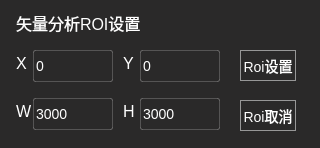
<?xml version="1.0" encoding="UTF-8"?>
<ui version="4.0">
 <class>AnalysisRoiClass</class>
 <widget class="QDialog" name="AnalysisRoiClass">
  <property name="geometry">
   <rect>
    <x>0</x>
    <y>0</y>
    <width>320</width>
    <height>148</height>
   </rect>
  </property>
  <property name="windowTitle">
   <string>AnalysisRoi</string>
  </property>
  <property name="styleSheet">
   <string notr="true">
QPushButton{
font-size: 14px;
font-family: &quot;Microsoft YaHei UI Light&quot;;
font-weight: 400;
color: #FFFFFF;
line-height: 17px;
border: 1px solid #979797;
}


QPushButton:disabled {
font-size: 14px;
font-family: &quot;Microsoft YaHei UI Light&quot;;
font-weight: 400;
color: #656565;
line-height: 17px;
border: 1px solid #979797;
}

QLabel{
font-size: 16px;
font-family: &quot;Microsoft YaHei UI Light&quot;;

font-weight: 400;
color: #FFFFFF;
line-height: 22px;

}



QLineEdit:focus { border-radius: 2px; border: 2px solid rgba(60,154,232,0.2); }
QLineEdit { border-radius: 2px; border: 1px solid rgba(255,255,255,0.2); }
QLineEdit { font-size: 14px; font-family: &quot;Microsoft YaHei UI Light&quot;;
 font-weight: 400; color: rgba(255,255,255,0.3); line-height: 22px; }

QWidget{
background: #060606;
}</string>
  </property>
  <widget class="QGroupBox" name="groupBox_AnalyRoiSetting">
   <property name="enabled">
    <bool>true</bool>
   </property>
   <property name="geometry">
    <rect>
     <x>0</x>
     <y>0</y>
     <width>320</width>
     <height>150</height>
    </rect>
   </property>
   <property name="styleSheet">
    <string notr="true">border: none;background-color: rgb(42, 41, 41); color:white;</string>
   </property>
   <property name="title">
    <string/>
   </property>
   <property name="checkable">
    <bool>false</bool>
   </property>
   <widget class="QLabel" name="label_5">
    <property name="geometry">
     <rect>
      <x>16</x>
      <y>55</y>
      <width>16</width>
      <height>16</height>
     </rect>
    </property>
    <property name="styleSheet">
     <string notr="true">font-size: 16px;
font-family: &quot;Microsoft YaHei UI Light&quot;;
font-weight: 400;
color: #FFFFFF;
line-height: 22px;</string>
    </property>
    <property name="text">
     <string>X</string>
    </property>
   </widget>
   <widget class="QLineEdit" name="lineEdit_AnalyRoiX">
    <property name="enabled">
     <bool>true</bool>
    </property>
    <property name="geometry">
     <rect>
      <x>33</x>
      <y>50</y>
      <width>80</width>
      <height>32</height>
     </rect>
    </property>
    <property name="styleSheet">
     <string notr="true">QLineEdit:focus { border-radius: 2px; border: 2px solid rgba(60,154,232,1); }
QLineEdit { border-radius: 2px; border: 1px solid rgba(255,255,255,0.2); }
QLineEdit { font-size: 14px; font-family: &quot;Microsoft YaHei UI Light&quot;;
 font-weight: 400; color: rgba(255,255,255,1); line-height: 22px; }</string>
    </property>
    <property name="text">
     <string>0</string>
    </property>
   </widget>
   <widget class="QLabel" name="label_18">
    <property name="geometry">
     <rect>
      <x>123</x>
      <y>55</y>
      <width>16</width>
      <height>16</height>
     </rect>
    </property>
    <property name="styleSheet">
     <string notr="true">font-size: 16px;
font-family: &quot;Microsoft YaHei UI Light&quot;;
font-weight: 400;
color: #FFFFFF;
line-height: 22px;</string>
    </property>
    <property name="text">
     <string>Y</string>
    </property>
   </widget>
   <widget class="QLineEdit" name="lineEdit_AnalyRoiY">
    <property name="enabled">
     <bool>true</bool>
    </property>
    <property name="geometry">
     <rect>
      <x>140</x>
      <y>50</y>
      <width>80</width>
      <height>32</height>
     </rect>
    </property>
    <property name="styleSheet">
     <string notr="true">QLineEdit:focus { border-radius: 2px; border: 2px solid rgba(60,154,232,1); }
QLineEdit { border-radius: 2px; border: 1px solid rgba(255,255,255,0.2); }
QLineEdit { font-size: 14px; font-family: &quot;Microsoft YaHei UI Light&quot;;
 font-weight: 400; color: rgba(255,255,255,1); line-height: 22px; }</string>
    </property>
    <property name="text">
     <string>0</string>
    </property>
   </widget>
   <widget class="QLabel" name="label_20">
    <property name="geometry">
     <rect>
      <x>16</x>
      <y>103</y>
      <width>16</width>
      <height>16</height>
     </rect>
    </property>
    <property name="styleSheet">
     <string notr="true">font-size: 16px;
font-family: &quot;Microsoft YaHei UI Light&quot;;
font-weight: 400;
color: #FFFFFF;
line-height: 22px;</string>
    </property>
    <property name="text">
     <string>W</string>
    </property>
   </widget>
   <widget class="QLineEdit" name="lineEdit_AnalyRoiW">
    <property name="geometry">
     <rect>
      <x>33</x>
      <y>98</y>
      <width>80</width>
      <height>32</height>
     </rect>
    </property>
    <property name="styleSheet">
     <string notr="true">QLineEdit:focus { border-radius: 2px; border: 2px solid rgba(60,154,232,1); }
QLineEdit { border-radius: 2px; border: 1px solid rgba(255,255,255,0.2); }
QLineEdit { font-size: 14px; font-family: &quot;Microsoft YaHei UI Light&quot;;
 font-weight: 400; color: rgba(255,255,255,1); line-height: 22px; }</string>
    </property>
    <property name="text">
     <string>3000</string>
    </property>
   </widget>
   <widget class="QLabel" name="label_21">
    <property name="geometry">
     <rect>
      <x>123</x>
      <y>103</y>
      <width>16</width>
      <height>16</height>
     </rect>
    </property>
    <property name="styleSheet">
     <string notr="true">font-size: 16px;
font-family: &quot;Microsoft YaHei UI Light&quot;;
font-weight: 400;
color: #FFFFFF;
line-height: 22px;</string>
    </property>
    <property name="text">
     <string>H</string>
    </property>
   </widget>
   <widget class="QLineEdit" name="lineEdit_AnalyRoiH">
    <property name="geometry">
     <rect>
      <x>140</x>
      <y>98</y>
      <width>80</width>
      <height>32</height>
     </rect>
    </property>
    <property name="styleSheet">
     <string notr="true">QLineEdit:focus { border-radius: 2px; border: 2px solid rgba(60,154,232,1); }
QLineEdit { border-radius: 2px; border: 1px solid rgba(255,255,255,0.2); }
QLineEdit { font-size: 14px; font-family: &quot;Microsoft YaHei UI Light&quot;;
 font-weight: 400; color: rgba(255,255,255,1); line-height: 22px; }</string>
    </property>
    <property name="text">
     <string>3000</string>
    </property>
   </widget>
   <widget class="QPushButton" name="pushButton_AnalySetROI">
    <property name="enabled">
     <bool>true</bool>
    </property>
    <property name="geometry">
     <rect>
      <x>240</x>
      <y>50</y>
      <width>56</width>
      <height>31</height>
     </rect>
    </property>
    <property name="styleSheet">
     <string notr="true">QPushButton:Hover
{
	border-radius: 2px;
	border: 1px solid #1765AD;
}
QPushButton:pressed
{
	background: #1765AD;
	border-radius: 2px;
}
QPushButton{
font-size: 14px;
font-family: &quot;Microsoft YaHei UI Light&quot;;
font-weight: 400;
color: #FFFFFF;
line-height: 17px;
border: 1px solid #979797;
}


QPushButton:disabled {
font-size: 14px;
font-family: &quot;Microsoft YaHei UI Light&quot;;
font-weight: 400;
color: #656565;
line-height: 17px;
border: 1px solid #979797;
}
</string>
    </property>
    <property name="text">
     <string>Roi设置</string>
    </property>
    <property name="checkable">
     <bool>true</bool>
    </property>
   </widget>
   <widget class="QLabel" name="label_39">
    <property name="geometry">
     <rect>
      <x>16</x>
      <y>12</y>
      <width>131</width>
      <height>22</height>
     </rect>
    </property>
    <property name="styleSheet">
     <string notr="true">font-size: 16px;
font-family: &quot;Microsoft YaHei UI Light&quot;;
font-weight: 400;
color: #FFFFFF;
line-height: 22px;</string>
    </property>
    <property name="text">
     <string>矢量分析ROI设置</string>
    </property>
   </widget>
   <widget class="QPushButton" name="pushButton_AnalyDisROI">
    <property name="enabled">
     <bool>true</bool>
    </property>
    <property name="geometry">
     <rect>
      <x>240</x>
      <y>100</y>
      <width>56</width>
      <height>31</height>
     </rect>
    </property>
    <property name="styleSheet">
     <string notr="true">QPushButton:Hover
{
	border-radius: 2px;
	border: 1px solid #1765AD;
}
QPushButton:pressed
{
	background: #1765AD;
	border-radius: 2px;
}
QPushButton{
font-size: 14px;
font-family: &quot;Microsoft YaHei UI Light&quot;;
font-weight: 400;
color: #FFFFFF;
line-height: 17px;
border: 1px solid #979797;
}


QPushButton:disabled {
font-size: 14px;
font-family: &quot;Microsoft YaHei UI Light&quot;;
font-weight: 400;
color: #656565;
line-height: 17px;
border: 1px solid #979797;
}
</string>
    </property>
    <property name="text">
     <string>Roi取消</string>
    </property>
    <property name="checkable">
     <bool>true</bool>
    </property>
   </widget>
  </widget>
 </widget>
 <layoutdefault spacing="6" margin="11"/>
 <resources/>
 <connections/>
</ui>
